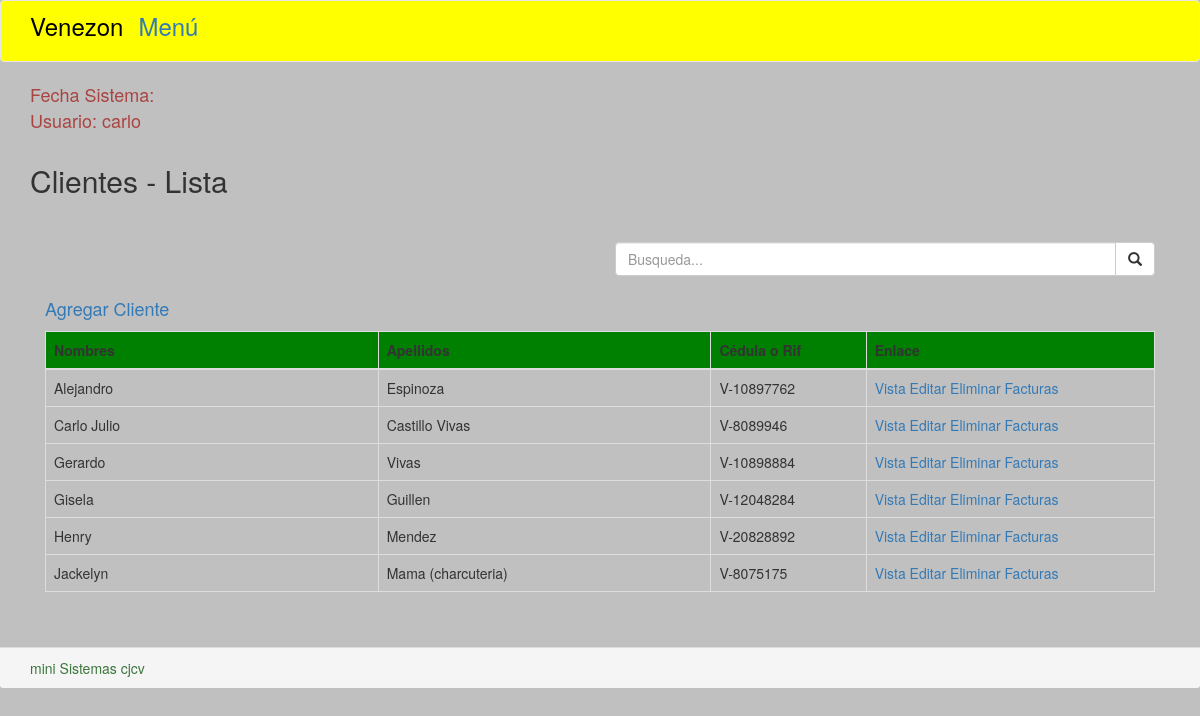
/buscar_clientes.php (signed in), run on the app's committed database.
### tables this page shows
CREATE TABLE `tab_clientes` (
  `id_cliente` int(11) NOT NULL AUTO_INCREMENT,
  `cedula` varchar(20) DEFAULT NULL,
  `nombres` varchar(20) DEFAULT NULL,
  `apellidos` varchar(20) DEFAULT NULL,
  `telefono` varchar(50) DEFAULT NULL,
  `direccion` varchar(100) DEFAULT NULL,
  `correo` varchar(50) DEFAULT NULL,
  `movimiento` varchar(2) DEFAULT 'no',
  `fecha_reg` date DEFAULT NULL,
  `hora_reg` varchar(20) DEFAULT NULL,
  `id_usuario` int(11) DEFAULT NULL,
  PRIMARY KEY (`id_cliente`),
  UNIQUE KEY `cedula` (`cedula`)
);

### buscar_clientes.php (the view, shortened to what this page needs)
<?php
require_once('coneccion/conexion.php');
?>
<!DOCTYPE html>
<html>
<head>
<link rel="stylesheet" href="demo/libs/bundled.css">
<link rel="stylesheet" type="text/css" href="css/jquery-confirm.css"/>
<link rel="stylesheet" type="text/css" href="bootstrap/css/bootstrap.min.css">
<link rel="stylesheet" href="fonts/style.css">
</head>
<body class="body1">
<nav class="navbar navbar-default">
  <div class="container">
    <div class="navbar-header">
      <p class="navbar-brand"><span class="menu2">Venezon</span></p>
      <p class="navbar-brand"><span class="menu2"><a href="panel.php">Menú</a></span></p>
    </div>
  </div>
</nav>
<div class="container">
  <p class="usuario3">
  	<span class="encab">
  	<span class="text-danger">
		Fecha Sistema: <?php echo $_SESSION['fecha']; ?>
		<br/>
		Usuario: <?php echo $_SESSION['usuario']; ?>
	</span>
	</span>
  </p>
  <div class="row">
    <div class="col-md-12">
      <h2>Clientes - Lista</h2>
    </div>
  </div>
  <div class="row">
  	<div class="col-md-12">
<div class="panel-body">
<?php
	$search_keyword = '';
	$sql = 'SELECT * FROM tab_clientes WHERE nombres LIKE :keyword OR apellidos LIKE :keyword OR cedula LIKE :keyword ORDER BY nombres, apellidos ';
	$start=0;
	$limit=" limit " . $start . "," . NRO_REGISTROS;
	$query = $sql.$limit;
	$pdo_statement = $pdo_conn->prepare($query);
	$pdo_statement->bindValue(':keyword', '%' . $search_keyword . '%', PDO::PARAM_STR);
	$pdo_statement->execute();
	$resultados = $pdo_statement->fetchAll();
?>
<form name='frmSearch' action='' method='post'>
<div style='text-align:right;margin:20px 0px;'>
<div class="row"><div class="col-lg-6"></div>
  <div class="col-lg-6">
    <div class="input-group">
      <input type="text" class="form-control" placeholder="Busqueda..."  name='search[keyword]' value="<?php echo $search_keyword; ?>" id='keyword' maxlength='50'>
      <span class="input-group-btn">
        <button class="btn btn-default" type="button"><span class="glyphicon glyphicon-search"></span></button>
      </span>
    </div>
  </div>
</div>
</div>
<p><span class="encab"><a href="clientes_crear.php">Agregar Cliente</a></span></p>
<div class="table-responsive">
<table class="table table-bordered table-hover">
  <thead>
	<tr class='th_color'>
	  <th class='table-header' width='30%'>Nombres</th>
	  <th class='table-header' width='30%'>Apellidos</th>
	  <th class='table-header' width='14%'>Cédula o Rif</th>
	  <th class='table-header' width='26%'>Enlace</th>
	</tr>
  </thead>
  <tbody id='table-body'>
	<?php
	if(!empty($resultados)) {
		foreach($resultados as $row) {
	?>
	  <tr class='table-row'>
		<td><?php echo $row['nombres']; ?></td>
		<td><?php echo $row['apellidos']; ?></td>
		<td><?php echo $row['cedula']; ?></td>
		<td>
      <a href="clientes_reporte.php?id_cliente=<?php echo $row['id_cliente']?>">Vista</a>
      <a href="#" onclick="Validar3(<?php echo $row['id_cliente'] ?>, '<?php echo $row['nombres'] ?>')">Editar</a>
      <a href="#" onclick="Validar4(<?php echo $row['id_cliente']?>, '<?php echo $row['nombres'] ?>')">Eliminar</a>
      <a href="buscar_facturas.php?id_cliente=<?php echo $row['id_cliente'] ?>">Facturas</a>
    </td>
	  </tr>
    <?php
		}
	}
	?>
  </tbody>
</table>
</div>
</form>
</div>
</div>
  </div>
</div>
<div class="panel-footer">
  <div class="container">
    <?php
  	require("mini.php");
	?>
  </div>
</div>
</body>
</html>

### mini.php
<span class="text-success">mini Sistemas cjcv</span>

### buscar_clientes.php (style rules this page uses)
.usuario3 { color:black; font-size:16px; }
.th_color { background: green; }
.navbar { background: yellow; }
.body1 { background:silver; }
.menu2 { font-size:24px; color:black; }
.encab { font-size:18px; }

### data on the page
tab_clientes: nombres "Alejandro", apellidos "Espinoza", cedula "V-10897762"
tab_clientes: nombres "Carlo Julio", apellidos "Castillo Vivas", cedula "V-8089946"
tab_clientes: nombres "Gerardo", apellidos "Vivas", cedula "V-10898884"
tab_clientes: nombres "Gisela", apellidos "Guillen", cedula "V-12048284"
tab_clientes: nombres "Henry", apellidos "Mendez", cedula "V-20828892"
tab_clientes: nombres "Jackelyn", apellidos "Mama (charcuteria)", cedula "V-8075175"

### other printed values
$_SESSION['usuario'] "carlo"
